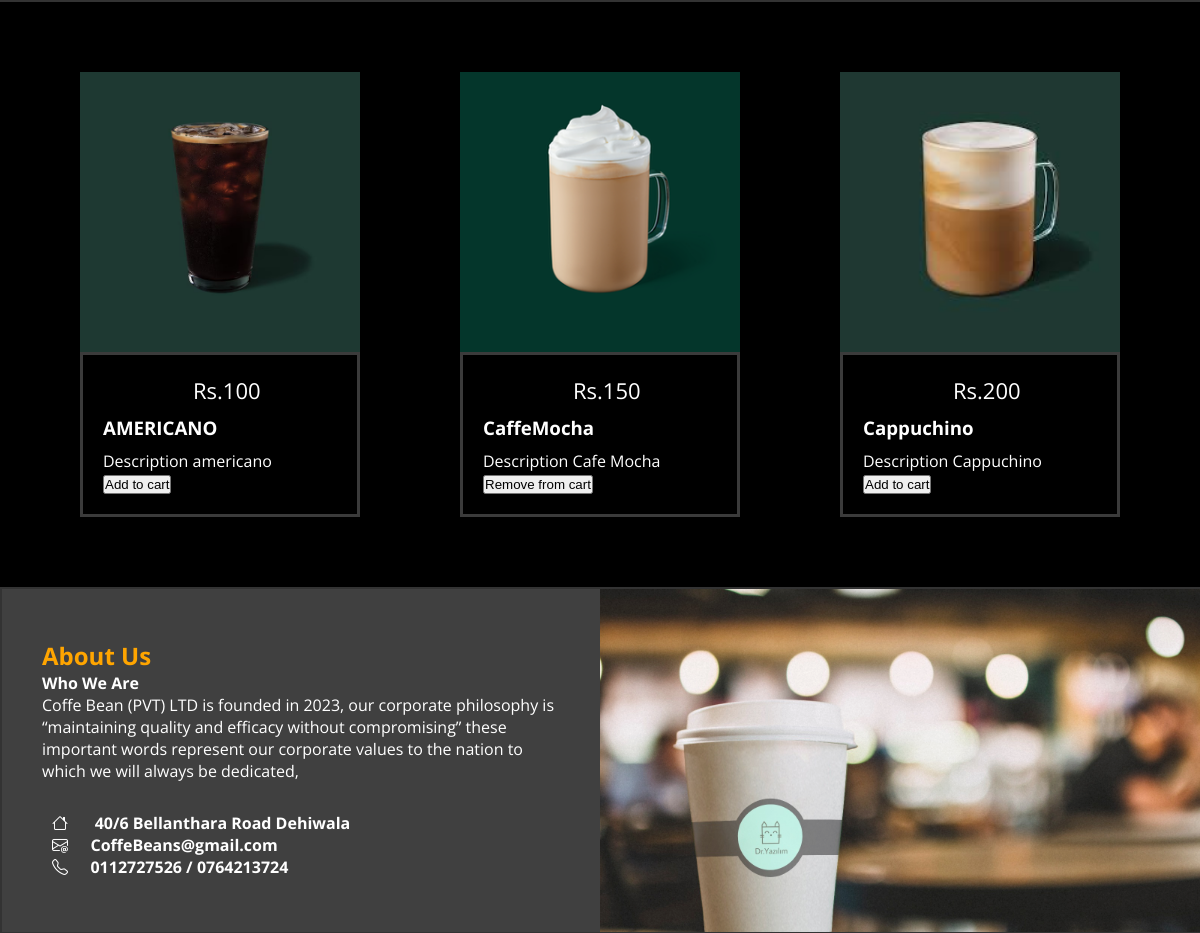
Before: / (middle part) with the older database file.
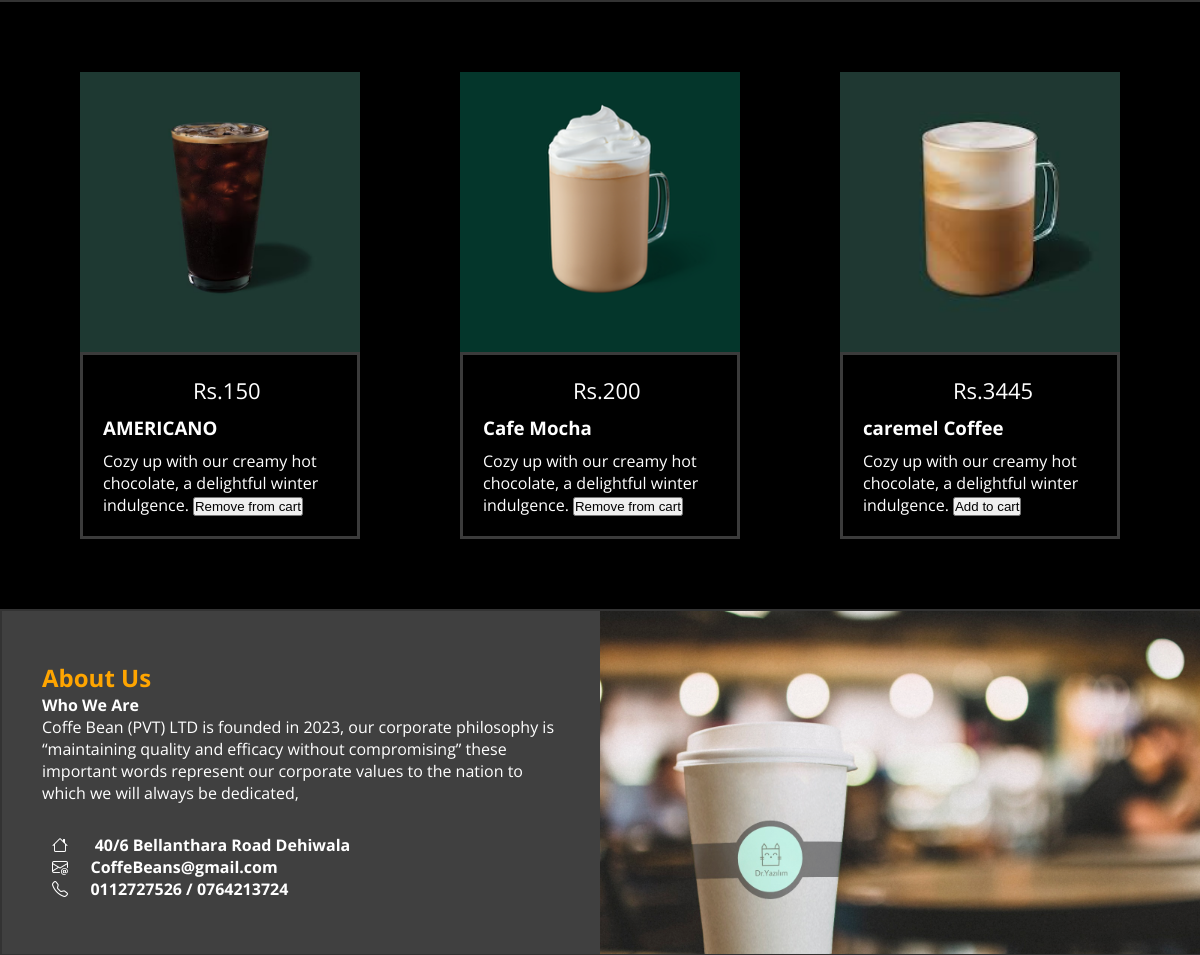
After: the same page with the newer database file.
### tables this page shows
CREATE TABLE IF NOT EXISTS `coffee` (
  `CoffeeId` int NOT NULL AUTO_INCREMENT,
  `CoffeeName` varchar(45) DEFAULT NULL,
  `price` double DEFAULT NULL,
  `CofeeDescription` text,
  `CoffeeCategory_Category_id` int NOT NULL,
  `CoffeImagePath` text,
  PRIMARY KEY (`CoffeeId`),
  KEY `fk_Cofee_CofeeCategory_idx` (`CoffeeCategory_Category_id`),
  CONSTRAINT `fk_Cofee_CofeeCategory` FOREIGN KEY (`CoffeeCategory_Category_id`) REFERENCES `coffeecategory` (`Category_id`)
);

### connection.php (called while the page is built, shortened)
<?php
class Database{
    public static $connection;
    public static function setUpConnections()
    {
        if (!isset(Database::$connection)) {
            Database::$connection = new mysqli("localhost", "root", "12345678", "cofeebean_db", "3306");
        }
    }
    public static function search($q)
    {
        $resultSet = Database::$connection->query($q);
        return $resultSet;
    }
}

### index.php (the view, shortened to what this page needs)
<?php
require "connection.php";
?>
<!DOCTYPE html>
<html lang="en">
<head>
  <link rel="stylesheet" href="style.css" />
  <link rel="stylesheet" href="https://cdn.jsdelivr.net/npm/bootstrap-icons@1.11.1/font/bootstrap-icons.css">
</head>
<body>
  <div class="shop" id="shop">
    <div class="shop-box">
      <?php
      $coffee_rs = Database::search("SELECT * FROM `coffee`");
      $coffee_num = $coffee_rs->num_rows;
      for ($i = 0; $i < $coffee_num; $i++) {
        $coffee_data = $coffee_rs->fetch_assoc();
      ?>
        <div class="item-1">
          <div class="card">
            <div class="card-image">
              <img src="<?php echo ($coffee_data["CoffeImagePath"]) ?>" />
            </div>
            <div class="card-body">
              <label class="cash">Rs.<?php echo ($coffee_data["price"]) ?></label>
              <h3><?php echo ($coffee_data["CoffeeName"]) ?></h3>
              <label> <?php echo ($coffee_data["CofeeDescription"]) ?> </label>
              <?php
              $cart_rs = Database::search("SELECT * FROM `cart` WHERE `Coffee_CoffeeId` = '" . $coffee_data['CoffeeId'] . "'");
              $cart_num = $cart_rs->num_rows;
              if ($cart_num == 1) {
              ?>
                <button onclick="addcart( <?php echo ($coffee_data['CoffeeId']) ?> );">Remove from cart</button>
              <?php
              } else if ($cart_num == 0) {
              ?>
                <button onclick="addcart( <?php echo ($coffee_data['CoffeeId']) ?> );">Add to cart</button>
              <?php
              }
              ?>
            </div>
          </div>
        </div>
      <?php
      }
      ?>
    </div>
  </div>
  <div class="contact" id="contact">
    <div class="contact-box">
      <div class="contact-body">
        <form>
          <h2>About Us</h2>
          <div class="">
            <label style="color: white; font-weight: bold;">Who We Are</label>
            <p style="color: white;">Coffe Bean (PVT) LTD is founded in 2023, our corporate philosophy is “maintaining quality and efficacy without compromising” these important words represent our corporate values to the nation to which we will always be dedicated,</p>
          </div>
          <div style="margin-top: 30px;">
            <label style="color: white; font-weight: bold; margin: 10px;"><i class="bi bi-house"></i></label><span style="color: white; font-weight: bold;"> &nbsp;&nbsp;&nbsp;40/6 Bellanthara Road Dehiwala</span><br>
            <label style="color: white; font-weight: bold; margin: 10px;"><i class="bi bi-envelope-at"></i></label><span style="color: white; font-weight: bold;">&nbsp;&nbsp;&nbsp;CoffeBeans@gmail.com</span><br>
            <label style="color: white; font-weight: bold; margin: 10px;"><i class="bi bi-telephone"></i></label><span style="color: white; font-weight: bold;">&nbsp;&nbsp;&nbsp;0112727526 / 0764213724</span>
          </div>
        </form>
      </div>
    </div>
    <div class="contact-box">
      <div class="contact-image">
        <img src="img/bg-image.jpeg" />
      </div>
    </div>
  </div>
</body>
</html>

### style.css (style rules this page uses)
* { margin: 0; padding: 0; box-sizing: border-box; text-decoration: none; list-style: none; }
html { font-family: "Open Sans", sans-serif; scroll-behavior: smooth; }
img { width: 100%; }
.shop { background-color: #333333; width: 100%; }
.shop-box { display: flex; align-items: center; justify-content: space-evenly; background-color: black; padding: 50px 0; flex-wrap: wrap; }
.shop-box .card { width: 280px; margin: 20px; }
.shop-box .card-image { width: 100%; height: 280px; overflow: hidden; }
.shop-box .card-body { padding: 20px; color: white; border: 3px solid #3b3b3b; }
.shop-box .card-body h3 { padding: 10px 0; }
.shop-box .card-body .cash { font-size: 22px; margin-left: 90px; }
.contact { display: flex; flex-wrap: wrap; width: 100%; border-top: 2px solid #333333; }
.contact .contact-box { flex: 1; }
.contact .contact-box .contact-image, .contact .contact-box .contact-body { height: 100%; }
.contact img { width: 100%; height: 100%; }
.contact-image img { opacity: 0.9; }
.contact-body { background-color: #404040; height: 100%; border-left: 2px solid #333333; }
.contact-body form { padding: 50px 40px; box-sizing: border-box; }
.contact-body h2 { color: orange; }

Changed rows visible on the page:
changed coffee "AMERICANO": price "100" → "150"; CofeeDescription "Description americano" → "Cozy up with our creamy hot chocolate, a delightful winter indulgence."; text "Add to cart" → "Remove from cart"
changed coffee: price "150" → "200"; CoffeeName "CaffeMocha" → "Cafe Mocha"; CofeeDescription "Description Cafe Mocha" → "Cozy up with our creamy hot chocolate, a delightful winter indulgence."
changed coffee: price "200" → "3445"; CoffeeName "Cappuchino" → "caremel Coffee"; CofeeDescription "Description Cappuchino" → "Cozy up with our creamy hot chocolate, a delightful winter indulgence."
